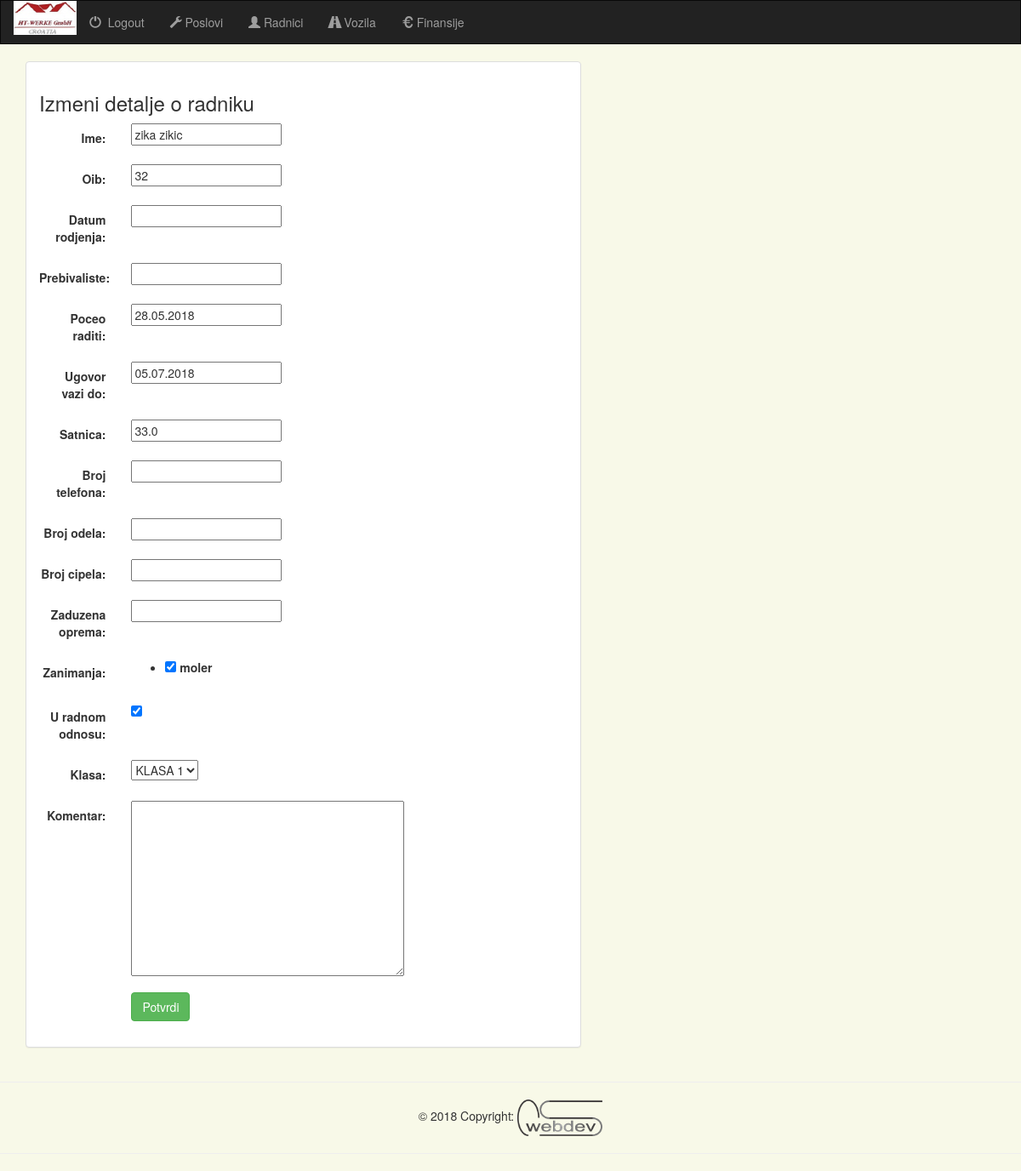
The page /administracija/azuriranje_radnika/1/ on the database as committed earlier.
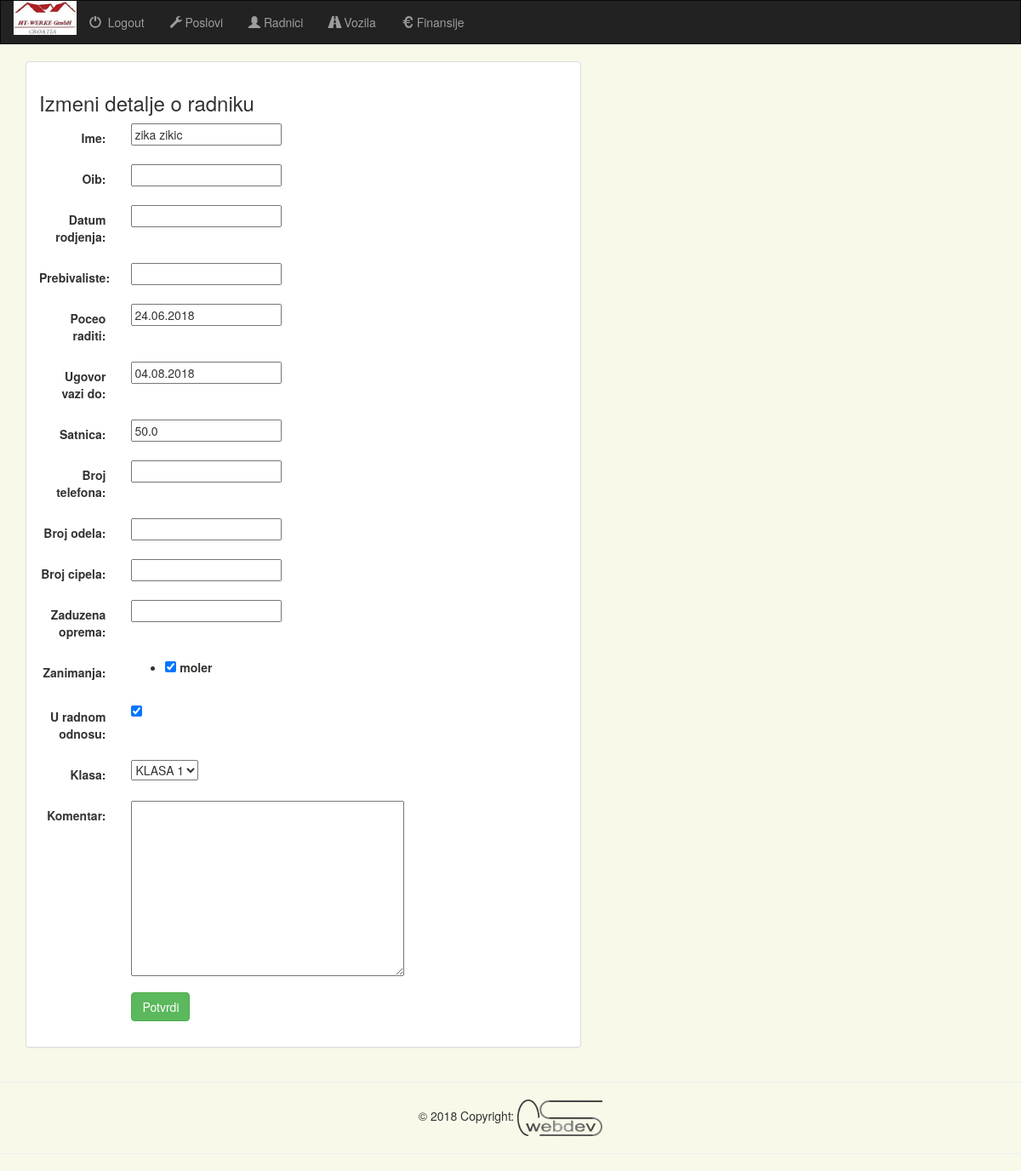
The same page on the database as committed later.
### projects/models.py (models this page shows, shortened)
class Radnik(models.Model):
    ime = models.CharField(max_length=50)
    oib = models.CharField(max_length=50, null=True, blank=True)
    datum_rodjenja = models.CharField(max_length=10, null=True, blank=True)
    prebivaliste = models.CharField(max_length=30, null=True, blank=True)
    broj_telefona = models.CharField(max_length=30, blank=True)
    broj_odela = models.IntegerField(default=None, null=True, blank=True)
    broj_cipela = models.IntegerField(default=None, null=True, blank=True)
    poceo_raditi = models.DateField()
    ugovor_vazi_do = models.DateField()
    satnica = models.FloatField(max_length=10)
    zaduzena_oprema = models.CharField(max_length=100, blank=True)
    dostupan = models.BooleanField(default=True)
    posao = models.ForeignKey(Poslovi, null=True, blank=True, on_delete=models.SET_NULL)
    u_radnom_odnosu = models.BooleanField(default=True)
    klasa = models.CharField(max_length=10, choices=klase, default='klasa_1')
    zanimanja = models.ManyToManyField(Zanimanja)
    dana_do_isteka_ugovora = models.IntegerField(default=None, null=True, blank=True)
    komentar = models.CharField(max_length=500, blank=True)
    class Meta:
        verbose_name_plural = "Radnici"

### projects/views.py (the view)
# urls.py: url(r'^administracija/azuriranje_radnika/(?P<radnik_id>[0-9]+)/$', views.radnik_update, name='radnik-update'),
def radnik_update(request, radnik_id):
    instance = Radnik.objects.get(pk=radnik_id)
    form = RadnikForm(request.POST or None, instance=instance)
    if form.is_valid():
        radnik = form.save(commit=False)
        radnik.save()
        form.save_m2m()
        messages.success(request, "Podaci su ažurirani!")
        return HttpResponseRedirect(reverse('projects:radnik-detail', args=(radnik_id)))
    context = {
        "form": form,
        'radnik_id': radnik_id,
    }
    return render(request, 'projects/radnik_update.html', context)

### projects/forms.py
class RadnikForm(forms.ModelForm):
    poceo_raditi = forms.DateField(
        widget=forms.DateInput(format='%d.%m.%Y', attrs={'class': "datum"}), input_formats=('%d.%m.%Y', '%d/%m/%Y', '%d.%m.%y', '%d/%m/%y'))
    ugovor_vazi_do = forms.DateField(
        widget=forms.DateInput(format='%d.%m.%Y', attrs={'class': "datum"}), input_formats=('%d.%m.%Y', '%d/%m/%Y', '%d.%m.%y', '%d/%m/%y'))
    class Meta:
        model = Radnik
        fields = ['ime', 'oib', 'datum_rodjenja', 'prebivaliste', 'poceo_raditi', 'ugovor_vazi_do', 'satnica', 'broj_telefona', 'broj_odela', 'broj_cipela', 'zaduzena_oprema', 'zanimanja', 'u_radnom_odnosu', 'klasa', 'komentar']
        widgets = {
            'zanimanja': forms.CheckboxSelectMultiple,
            'komentar': forms.Textarea
        }

### projects/models.py (called while the page is built)
    def __unicode__(self):
        return self.zanimanje

### projects/templates/projects/radnik_update.html (shortened to what this page needs)
{% extends 'projects/base.html' %}
{% block content %}
<div class="container">
    <div class="row">
        <div class="col-sm-12 col-md-7">
            <div class="panel panel-default">
                <div class="panel-body">
                    <h3>Izmeni detalje o radniku</h3>
                    <form class="form-horizontal" role="form" action="" method="post" enctype="multipart/form-data">
                        {% include 'projects/form_template.html' %}
                        <div class="form-group">
                            <div class="col-sm-offset-2 col-sm-10">
                                <button type="submit" class="btn btn-success">Potvrdi</button>
                            </div>
                        </div>
                    </form>
                </div>
            </div>
        </div>
    </div>
</div>
{% endblock %}

### projects/templates/projects/form_template.html (shortened to what this page needs)
{% for field in form %}
    <div class="form-group">
        <div class="col-sm-offset-2 col-sm-10">
        </div>
        <label class="control-label col-sm-2">{{ field.label_tag }}</label>
        <div class="col-sm-10">{{ field }}</div>
    </div>
{% endfor %}

Rows that differ between the two databases and show on the page:
changed Radnik "zika zikic": oib "32" → (not shown); poceo_raditi "28.05.2018" → "24.06.2018"; ugovor_vazi_do "05.07.2018" → "04.08.2018"; satnica "33.0" → "50.0"
